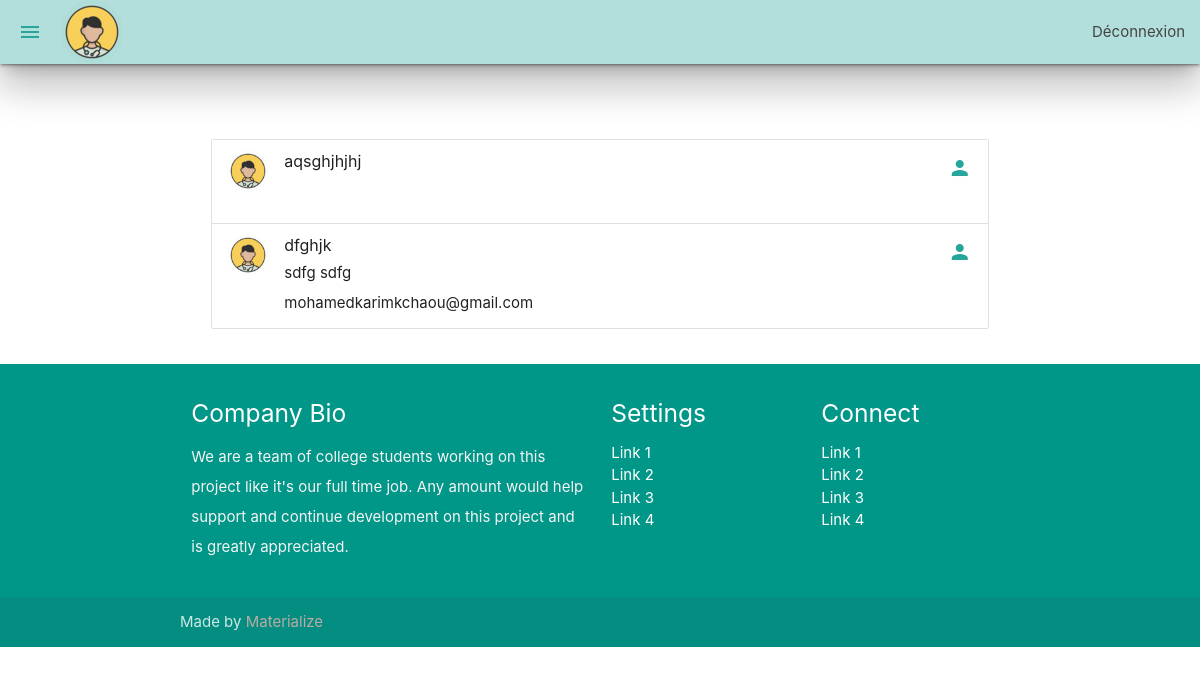
/mes_patients (signed in), run on an earlier commit of the app's database.
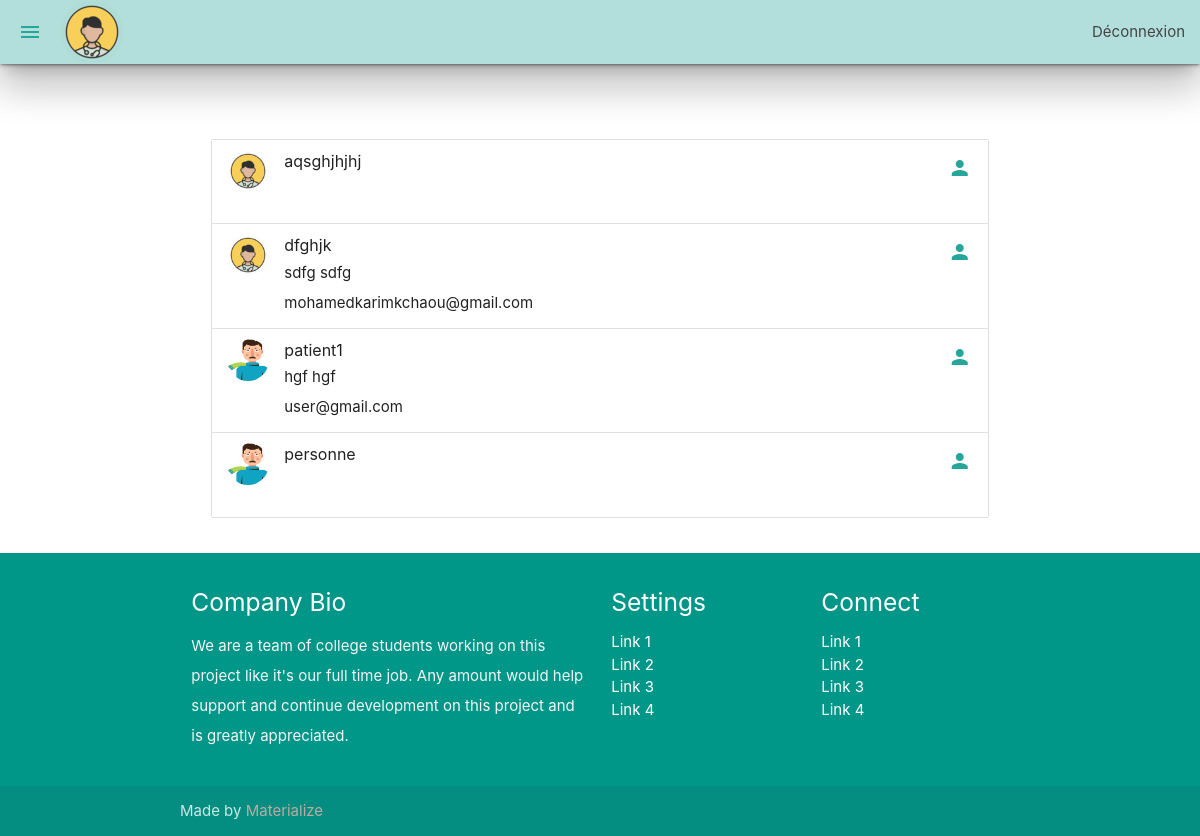
And on a later commit of the database.
### main/models.py (models this page shows, shortened)
class Medecin(models.Model):
    objects = models.Manager()  # Ignore IDE warning
    user = models.OneToOneField(User, on_delete=CASCADE)
    CHOIXGENRE = (('HOMME', 'HOMME'), ('FEMME', 'FEMME'))
    CHOIXREGION = [('Tunis', 'Tunis'), ('Ariana', 'Ariana'), ('Mannouba', 'Mannouba'),
                   ('Ben Arous', 'Ben Arous'), ('Bizerte', 'Bizerte'), ('Nabeul', 'Nabeul'),
                   ('Zaghouan', 'Zaghouan'), ('Beja', 'Beja'), ('Jendouba', 'Jendouba'),
                   ('Le Kef', 'Le Kef'), ('Siliana', 'Siliana'), ('Kairouan', 'Kairouan'),
                   ('Sousse', 'Sousse'), ('Mahdia', 'Mahdia'), ('Monastir', 'Monastir'),
                   ('Kasserine', 'Kasserine'), ('Sfax', 'Sfax'), ('Gabes', 'Gabes'),
                   ('Kebili', 'Kebili'), ('Gafsa', 'Gafsa'), ('Sidi Bouzid', 'Sidi Bouzid'),
                   ('Tozeur', 'Tozeur'), ('Medenine', 'Medenine'), ('Tataouin', 'Tataouin')]
    genre = models.CharField(max_length=10, choices=CHOIXGENRE, default='HOMME',)
    date_de_naissance = models.DateField(null=True, blank=True)
    photo = models.ImageField(upload_to='images/medecins', default='images/medecin_login.png')
    patients = models.ManyToManyField(Patient, related_name="medecins", null=True, blank=True)
    region = models.CharField(max_length=20, choices=CHOIXREGION, default="Tunis")
    first_connection = models.IntegerField(default=0)

class Patient(models.Model):
    objects = models.Manager()  # Ignore IDE warning
    user = models.OneToOneField(User, on_delete=CASCADE)
    photo = models.ImageField(upload_to='images/patients', default='images/patient.png')
    CHOIXGENRE = (('HOMME', 'HOMME'), ('FEMME', 'FEMME'))
    CHOIXREGION = [('Tunis', 'Tunis'), ('Ariana', 'Ariana'), ('Mannouba', 'Mannouba'),
                   ('Ben Arous', 'Ben Arous'), ('Bizerte', 'Bizerte'), ('Nabeul', 'Nabeul'),
                   ('Zaghouan', 'Zaghouan'), ('Beja', 'Beja'), ('Jendouba', 'Jendouba'),
                   ('Le Kef', 'Le Kef'), ('Siliana', 'Siliana'), ('Kairouan', 'Kairouan'),
                   ('Sousse', 'Sousse'), ('Mahdia', 'Mahdia'), ('Monastir', 'Monastir'),
                   ('Kasserine', 'Kasserine'), ('Sfax', 'Sfax'), ('Gabes', 'Gabes'),
                   ('Kebili', 'Kebili'), ('Gafsa', 'Gafsa'), ('Sidi Bouzid', 'Sidi Bouzid'),
                   ('Tozeur', 'Tozeur'), ('Medenine', 'Medenine'), ('Tataouin', 'Tataouin')]
    genre = models.CharField(max_length=10, choices=CHOIXGENRE, default='HOMME', )
    date_de_naissance = models.DateField(null=True, blank=True)
    region = models.CharField(max_length=20, choices=CHOIXREGION, default="Tunis")

### main/views.py (the view)
# urls.py: path("mes_patients", views.liste_des_patients, name="liste_des_patients"),
def liste_des_patients(request):
    return render(request=request,
                  template_name="main/listes_des_patients.html",
                  context={"patients": request.user.medecin.patients.all(),
                           "medecin": request.user.medecin})

### main/templates/main/listes_des_patients.html (shortened to what this page needs)
<!DOCTYPE html>
{% load static %}
<html lang="en">
<head>
	{% include "main/includes/css.html" %}
</head>
<body>
{% include "main/includes/navbar_medecin.html" %}
<br><br><br>
<div class="row">
	<div class="col s8 offset-s2">
		<ul class="collection">
			{% for patient in patients %}
			<li class="collection-item avatar">
				<a href="affichage_patient/{{ forloop.counter0 }}">
				<img alt="" class="circle" src="{{ patient.photo.url }}">
				</a>
				<span class="title">{{ patient.user.username }}</span>
				<p>{{ patient.user.first_name }} {{ patient.user.last_name }}<br>
					{{ patient.user.email }}
				</p>
				<a class="secondary-content" href="#!"><i class="material-icons">person</i></a>
			</li>
			{% endfor %}
		</ul>
	</div>
</div>
{% include "main/includes/footer.html" %}
</body>
</html>

### main/templates/main/includes/css.html (shortened to what this page needs)
{% load static %}
<link href="{% static 'main/css/materialize.css' %}" type="text/css" rel="stylesheet" media="screen,projection"/>
<link href="{% static 'main/css/style.css' %}" type="text/css" rel="stylesheet" media="screen,projection"/>
<link href="{% static 'main/css/animate.css' %}" type="text/css" rel="stylesheet" media="screen,projection"/>

### main/templates/main/includes/navbar_medecin.html (shortened to what this page needs)
{% load static %}
<div class="navbar-fixed">
	<nav>
		<div class="nav-wrapper  teal lighten-4 z-depth-5">
			<a class="sidenav-trigger button-collapse show-on-large" data-target="slide-out" href="#"><i
					class="material-icons">menu</i></a>
			<a class="brand-logo" data-target="slide-out" href="/acceuil"><img class="circle" height="64" src="{{ medecin.photo.url }}"
																		width="64"></a>
			<ul class="right hide-on-med-and-down" id="nav-mobile">
				<li><a href="/logout">Déconnexion</a></li>
			</ul>
		</div>
	</nav>
</div>

### main/templates/main/includes/js.html (shortened to what this page needs)
{% load static %}

### main/templates/main/includes/footer.html
{% load static %}
<footer class="page-footer teal">
  <div class="container">
    <div class="row">
      <div class="col l6 s12">
        <h5 class="white-text">Company Bio</h5>
        <p class="grey-text text-lighten-4">We are a team of college students working on this project like it's our full time job. Any amount would help support and continue development on this project and is greatly appreciated.</p>
      </div>
      <div class="col l3 s12">
        <h5 class="white-text">Settings</h5>
        <ul>
          <li><a class="white-text" href="#!">Link 1</a></li>
          <li><a class="white-text" href="#!">Link 2</a></li>
          <li><a class="white-text" href="#!">Link 3</a></li>
          <li><a class="white-text" href="#!">Link 4</a></li>
        </ul>
      </div>
      <div class="col l3 s12">
        <h5 class="white-text">Connect</h5>
        <ul>
          <li><a class="white-text" href="#!">Link 1</a></li>
          <li><a class="white-text" href="#!">Link 2</a></li>
          <li><a class="white-text" href="#!">Link 3</a></li>
          <li><a class="white-text" href="#!">Link 4</a></li>
        </ul>
      </div>
    </div>
  </div>
  <div class="footer-copyright">
    <div class="container">
    Made by <a class="brown-text text-lighten-3" href="http://materializecss.com">Materialize</a>
    </div>
  </div>
</footer>

### main/static/main/css/style.css (style rules this page uses)
nav ul a, nav .brand-logo { color: #444; }
p { line-height: 2rem; }
.sidenav-trigger { color: #26a69a; }
footer.page-footer { margin: 0; }

What changed in the data, as far as the page shows it:
added Patient: photo (picture), user.username "patient1", user.first_name "hgf", user.last_name "hgf", user.email "user@gmail.com"
added Patient: photo (picture), user.username "personne"
